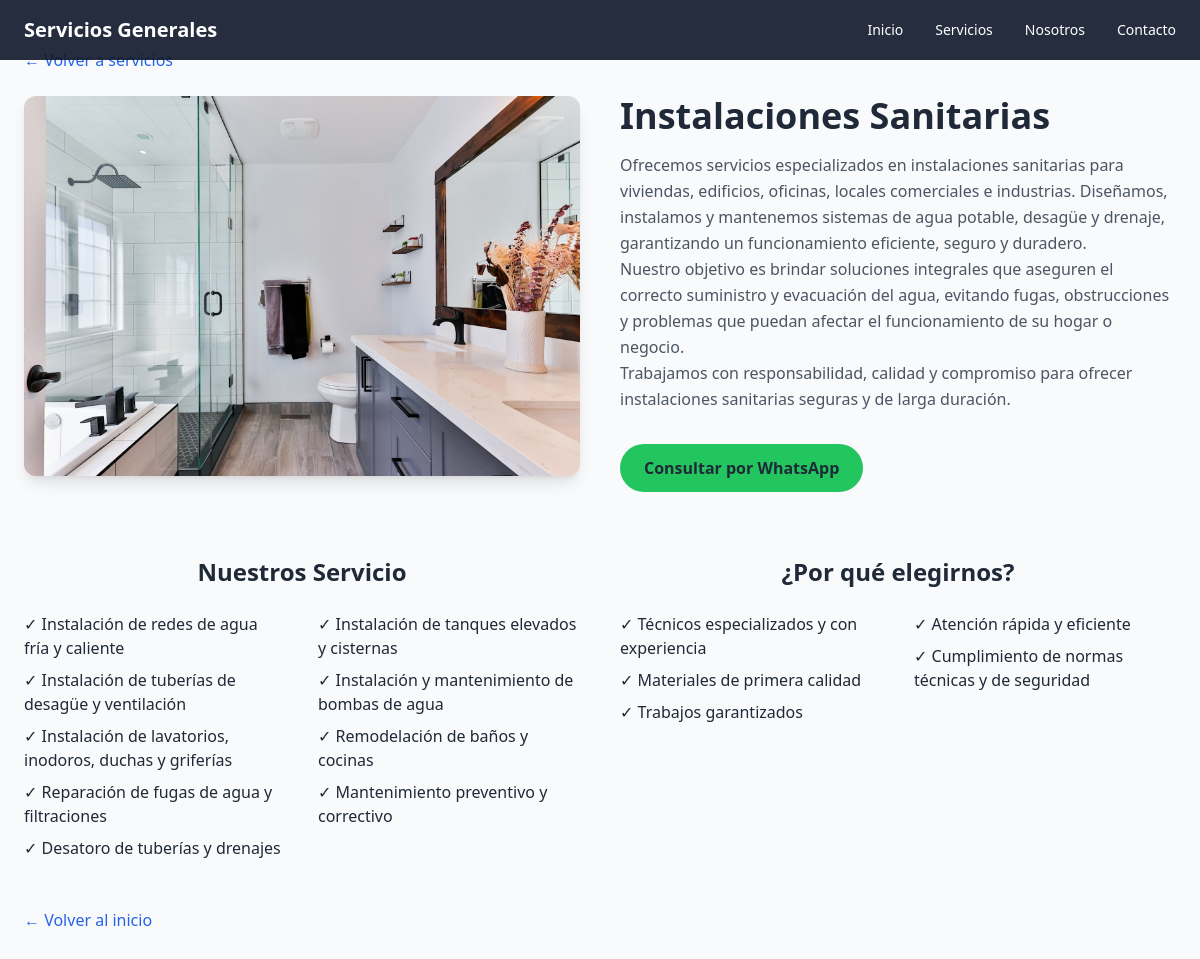
Screenshot of /servicio/2/ with the database file from the repository.
### servicios/models.py (models this page shows, shortened)
class Servicio(models.Model):
    nombre = models.CharField(max_length=120)
    descripcion = models.TextField(blank=True)
    imagen = models.ImageField(upload_to='servicios/', blank=True, null=True)
    titulo_columna_izq = models.CharField(max_length=120, blank=True)
    texto_columna_izq = models.TextField(blank=True)
    titulo_columna_der = models.CharField(max_length=120, blank=True)
    texto_columna_der = models.TextField(blank=True)
    orden = models.PositiveIntegerField(default=1, help_text="1 = primero, 2 = segundo...")

### servicios/views.py (the view)
# urls.py: path('servicio/<int:pk>/', views.detalle_servicio, name='detalle_servicio'),
def detalle_servicio(request, pk):
    servicio = get_object_or_404(Servicio, pk=pk)
    return render(request, 'detalle_servicio.html', {'servicio': servicio})

### templates/detalle_servicio.html (shortened to what this page needs)
<!DOCTYPE html>
<html lang="es-PE">
<head>
    <script src="https://cdn.tailwindcss.com"></script>
</head>
<body class="font-sans text-gray-800 bg-gray-50">
    <nav class="bg-slate-900/90 text-white py-4 px-6 flex justify-between items-center fixed w-full top-0 z-30">
        <h1 class="text-xl font-bold">Servicios Generales</h1>
        <div class="flex gap-8 text-sm font-medium">
            <a href="/#inicio" class="hover:text-blue-400 transition">Inicio</a>
            <a href="/#servicios" class="hover:text-blue-400 transition">Servicios</a>
            <a href="/#nosotros" class="hover:text-blue-400 transition">Nosotros</a>
            <a href="/#contacto" class="hover:text-blue-400 transition">Contacto</a>
        </div>
    </nav>
    <main class="max-w-7x1 mx-auto py-12 px-4 md:px-6">
        <a href="/#servicios" class="text-blue-600 hover:underline mb-6 inline-block">← Volver a servicios</a>
        <div class="grid md:grid-cols-2 gap-10 items-start">
            {% if servicio.imagen %}
            <div class="rounded-xl overflow-hidden shadow-lg">
                <img src="{{ servicio.imagen.url }}" alt="{{ servicio.nombre }}" class="w-full h-[380px] object-cover object-center">
            </div>
            {% endif %}
            <div>
                <h1 class="text-4xl font-bold mb-4">{{ servicio.nombre }}</h1>
                {% if servicio.descripcion %}
                <div class="text-gray-600 leading-relaxed">{{ servicio.descripcion|linebreaks }}</div>
                {% else %}
                <p class="text-gray-500">Descripción pendiente.</p>
                {% endif %}
                <a href="https://wa.me/51930272839?text=Hola,%20necesito%20información%20sobre:%20{{ servicio.nombre|urlencode }}" target="_blank" class="inline-flex items-center gap-2 bg-green-500 hover:bg-green-600 px-6 py-3 rounded-full font-semibold mt-8">Consultar por WhatsApp</a>
            </div>
        </div>
<div class="grid md:grid-cols-2 gap-x-10 gap-y-6 mt-16">
    <div>
        {% if servicio.titulo_columna_izq %}
            <h3 class="text-2xl font-bold mb-6 text-center">{{ servicio.titulo_columna_izq }}</h3>
        {% endif %}
        {% if servicio.texto_columna_izq %}
            <ul class="columns-1 md:columns-2 lg:columns-2 gap-8 space-y-2 pl-0 list-none">
                {% for linea in servicio.texto_columna_izq.splitlines %}
                    {% if linea %}
                        <li class="break-inside-avoid">✓ {{ linea }}</li>
                    {% endif %}
                {% endfor %}
            </ul>
        {% endif %}
    </div>
    <div>
        {% if servicio.titulo_columna_der %}
            <h3 class="text-2xl font-bold mb-6 text-center">{{ servicio.titulo_columna_der }}</h3>
        {% endif %}
        {% if servicio.texto_columna_der %}
            <ul class="columns-1 md:columns-2 lg:columns-2 gap-8 space-y-2 pl-0 list-none">
                {% for linea in servicio.texto_columna_der.splitlines %}
                    {% if linea %}
                        <li class="break-inside-avoid">✓ {{ linea }}</li>
                    {% endif %}
                {% endfor %}
            </ul>
        {% endif %}
    </div>
</div>
        <div class="mt-12">
            <a href="/#inicio" class="text-blue-600 hover:underline">← Volver al inicio</a>
        </div>
    </main>
</body>
</html>

### templates/detalle_servicio.html (style rules this page uses)
html { scroll-behavior: smooth; }

### rows the page displays
Servicio: imagen (picture), nombre "Instalaciones Sanitarias", descripcion "Ofrecemos servicios especializados en instalaciones sanitarias para viviendas, edificios, oficinas, locales comerciales e industrias. Diseñamos, instalamos y mantenemos sistemas de agua potable, desagüe y drenaje, garantizando un funcionamiento eficiente, seguro y duradero. Nuestro objetivo es brindar soluciones integrales que aseguren el correcto suministro y evacuación del agua, evitando fugas, obstrucciones y problemas que puedan afectar el funcionamiento de su hogar o negocio. Trabajamos con responsabilidad, calidad y compromiso para ofrecer instalaciones sanitarias seguras y de larga duración.", titulo_columna_izq "Nuestros Servicio", titulo_columna_der "¿Por qué elegirnos?"

### other values shown
{{ linea }} "Instalación de redes de agua fría y caliente" "Instalación de tuberías de desagüe y ventilación" "Instalación de lavatorios, inodoros, duchas y griferías" "Reparación de fugas de agua y filtraciones" "Desatoro de tuberías y drenajes" "Instalación de tanques elevados y cisternas" "Instalación y mantenimiento de bombas de agua" "Remodelación de baños y cocinas" "Mantenimiento preventivo y correctivo"
{{ linea }} "Técnicos especializados y con experiencia" "Materiales de primera calidad" "Trabajos garantizados" "Atención rápida y eficiente" "Cumplimiento de normas técnicas y de seguridad"
